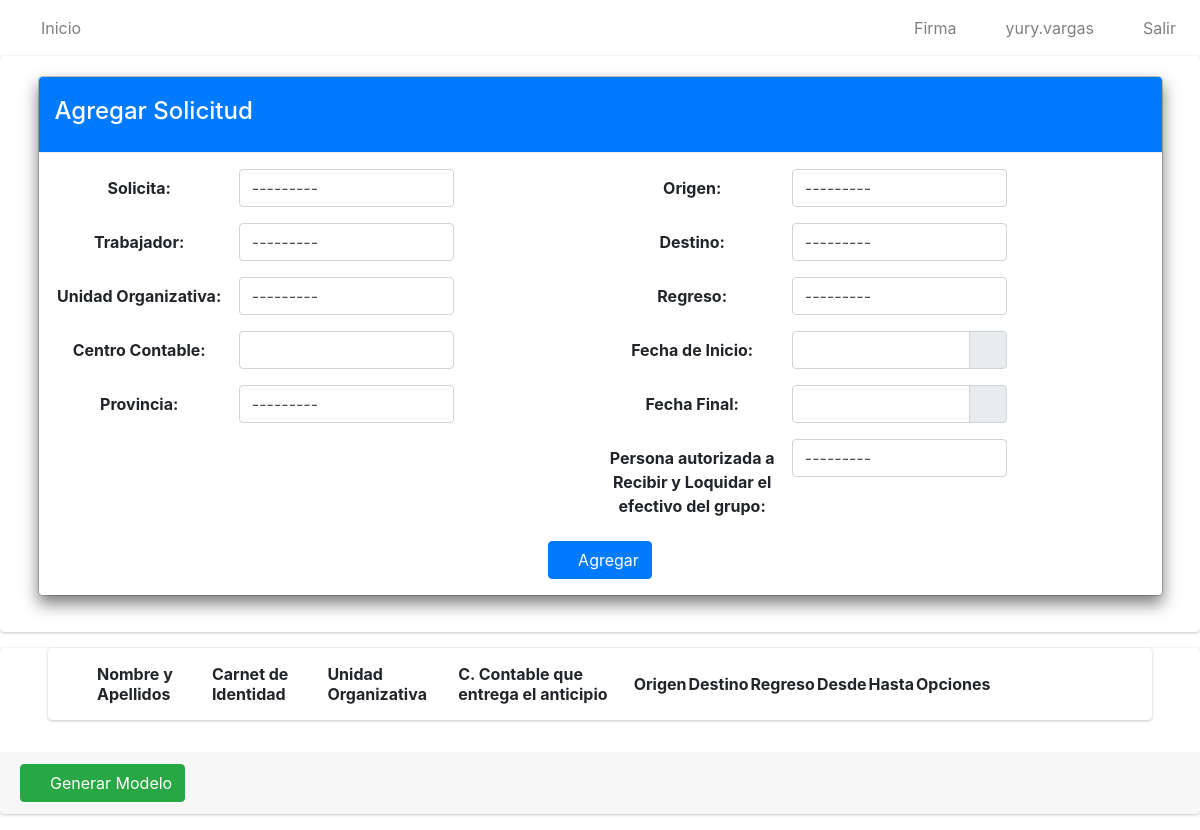
Before: /crear_solicitud/ (signed in) with the older database file.
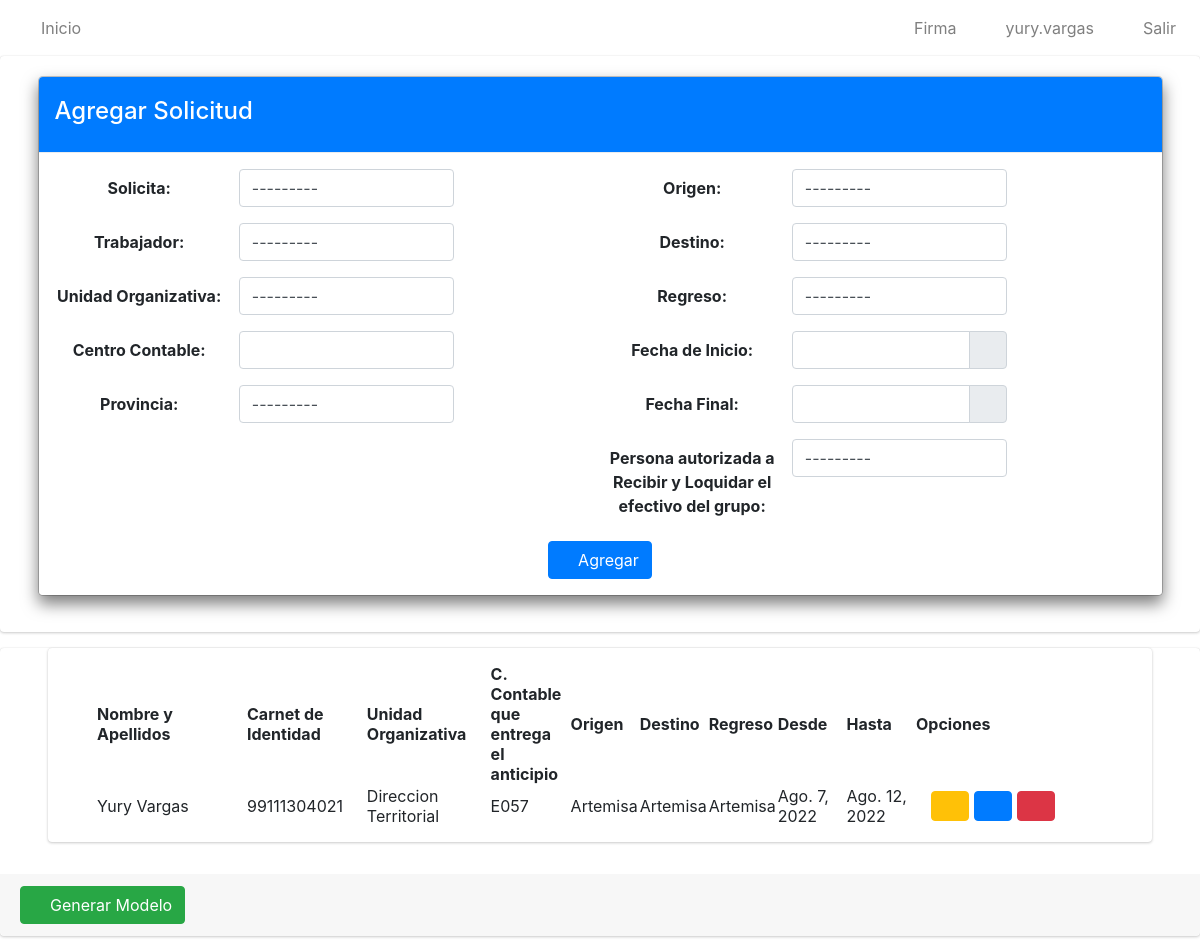
After: the same page with the newer database file.
### app/models.py (models this page shows, shortened)
class Solicitud(models.Model):
    numero=models.IntegerField()
    solicitante=models.ForeignKey(User, on_delete=models.CASCADE)
    trabajador=models.ForeignKey(Trabajador, on_delete=models.CASCADE)
    unidad_organizativa=models.ForeignKey(Unidad_Organizativa, on_delete=models.CASCADE)
    c_contable=models.CharField(max_length=4)
    provincia=models.ForeignKey(Provincia, on_delete=models.CASCADE)
    origen=models.ForeignKey(Municipio, on_delete=models.CASCADE, related_name='municipio_origen')
    destino=models.ForeignKey(Municipio, on_delete=models.CASCADE, related_name='municipio_destino')
    regreso=models.ForeignKey(Municipio, on_delete=models.CASCADE, related_name='municipio_regreso')
    fecha_inicio=models.DateField()
    fecha_final=models.DateField()
    parleg=models.ForeignKey(PARLEG, on_delete=models.CASCADE)
    cargo_presupuesto=models.ForeignKey(Cargo_al_Presupuesto, on_delete=models.CASCADE)
    autoriza=models.ForeignKey(PersonalCualificado, on_delete=models.CASCADE)
    estado=models.CharField(max_length=20)
    class Meta:
        verbose_name="Solicitud"
        verbose_name_plural="Solicitudes"

class Trabajador(models.Model):
    nombre_y_apellidos = models.CharField(max_length=80)
    ci=models.CharField(max_length=11, unique=True)
    def __str__(self):
            return self.nombre_y_apellidos
    class Meta:
        verbose_name = "Trabajador"
        verbose_name_plural = "Trabajadores"

class Unidad_Organizativa(models.Model):
    nombre=models.CharField(max_length=100)
    def __str__(self):
        return self.nombre
    class Meta:
        verbose_name="Unidad Organizativa"
        verbose_name_plural="Unidades Organizativas"

class Municipio(models.Model):
    nombre=models.CharField(max_length=30)
    provincia=models.ForeignKey(Provincia, on_delete=models.CASCADE)
    def __str__(self):
        return self.nombre
    class Meta:
        verbose_name="Municipio"
        verbose_name_plural="Municipios"

### app/views.py (the view, shortened to what this page needs)
# urls.py: path('crear_solicitud/', SolicitudCreateView.as_view(), name='crear_solicitud'),
class SolicitudCreateView(CreateView):
    model=Solicitud
    form_class=SolicitudForm
    template_name='solicitudes/create.html'
    success_url=reverse_lazy('crear_solicitud')
    @method_decorator(login_required)
    def dispatch(self, request, *args, **kwargs):
        return super().dispatch(request, *args, **kwargs)
    def get_context_data(self,  **kwargs):
        context = super().get_context_data(**kwargs)
        context['title'] = "Agregar Solicitud"
        context['action']='add'
        context['list_url']=reverse_lazy('solicitudes')
        context['object_list'] = Solicitud.objects.all().filter(estado="StandBye")
        return context

### app/forms.py
class SolicitudForm(forms.ModelForm):
    class Meta:
        model = Solicitud
        fields = 'solicitante','trabajador','unidad_organizativa','c_contable','provincia','origen','destino','regreso','fecha_inicio','fecha_final'

### app/models.py (called while the page is built)
    def __str__(self):
        return self.nombre

### app/templates/solicitudes/create.html (shortened to what the changed rows need)
{% extends 'base.html' %}
{% load crispy_forms_tags %}
{% load static %}
{% block content %}
    <div class=" card card-default">
        <div class="card card-body content-header mx-5 px-5">
            <table id="myTable" class="display" style="width: 100%;">
                <thead>
                    <tr>
                        <th>Nombre y Apellidos</th>
                        <th>Carnet de Identidad</th>
                        <th>Unidad Organizativa</th>
                        <th>C. Contable que entrega el anticipio</th>
                        <th>Origen</th>
                        <th>Destino</th>
                        <th>Regreso</th>
                        <th>Desde</th>
                        <th>Hasta</th>
                        <th  style="width: 5cm"; height="4cm";>Opciones</th>
                    </tr>
                </thead>
                <tbody>
                    {% for i in object_list %}
                    <tr>
                        <td style="width: 150px;">{{i.trabajador}}</td>
                        <td>{{i.trabajador.ci}}</td>
                        <td>{{i.unidad_organizativa}}</td>
                        <td style="width: 80px;">{{i.c_contable}}</td>
                        <td>{{i.origen}}</td>
                        <td>{{i.destino}}</td>
                        <td>{{i.regreso}}</td>
                        <td>{{i.fecha_inicio}}</td>
                        <td>{{i.fecha_final}}</td>
                        <td style="width: 5cm"; height="4cm"; class="ml-3 pl-3">
                            <a href="#" type="button" class="btn btn-warning">
                                <i class="fas fa-file"></i>
                            </a>
                            <a href="{% url 'solicitudEdit' i.id %}" type="button" class="btn btn-primary">
                                <i class="fas fa-edit"></i>
                            </a>
                            <a href="#" onclick="eliminarSolicitud({{i.id}})" type="button" class="btn btn-danger">
                                <i class="fas fa-times-circle"></i>
                            </a>
                        </td>
                    </tr>
                    {% endfor %}
                </tbody>
            </table>
        </div>
    </div>
{% endblock %}

Changed rows visible on the page:
added Solicitud: trabajador "Yury Vargas", trabajador.ci "99111304021", unidad_organizativa "Direccion Territorial", c_contable "E057", origen "Artemisa", destino "Artemisa", regreso "Artemisa", fecha_inicio "Ago. 7, 2022", fecha_final "Ago. 12, 2022"
